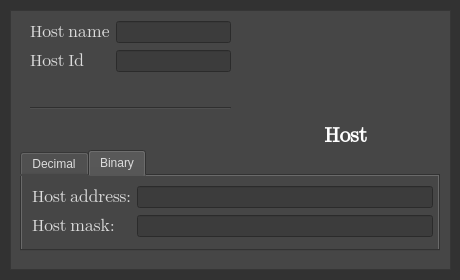
<?xml version="1.0" encoding="UTF-8"?>
<ui version="4.0">
 <class>HostDialog</class>
 <widget class="QDialog" name="HostDialog">
  <property name="geometry">
   <rect>
    <x>0</x>
    <y>0</y>
    <width>460</width>
    <height>280</height>
   </rect>
  </property>
  <property name="font">
   <font>
    <pointsize>12</pointsize>
    <weight>75</weight>
    <bold>true</bold>
   </font>
  </property>
  <property name="windowTitle">
   <string>Host</string>
  </property>
  <property name="windowIcon">
   <iconset resource="resources.qrc">
    <normaloff>:/resources/icons/host.ico</normaloff>:/resources/icons/host.ico</iconset>
  </property>
  <property name="styleSheet">
   <string notr="true">background-color: rgb(50, 50, 50);
color: rgb(220, 220, 220);</string>
  </property>
  <widget class="QFrame" name="frame">
   <property name="geometry">
    <rect>
     <x>10</x>
     <y>10</y>
     <width>441</width>
     <height>260</height>
    </rect>
   </property>
   <property name="font">
    <font>
     <weight>50</weight>
     <bold>false</bold>
    </font>
   </property>
   <property name="styleSheet">
    <string notr="true">background-color: rgb(70, 70, 70)</string>
   </property>
   <property name="frameShape">
    <enum>QFrame::StyledPanel</enum>
   </property>
   <property name="frameShadow">
    <enum>QFrame::Raised</enum>
   </property>
   <widget class="Line" name="line_2">
    <property name="geometry">
     <rect>
      <x>20</x>
      <y>90</y>
      <width>201</width>
      <height>16</height>
     </rect>
    </property>
    <property name="orientation">
     <enum>Qt::Horizontal</enum>
    </property>
   </widget>
   <widget class="QLabel" name="label_10">
    <property name="geometry">
     <rect>
      <x>290</x>
      <y>110</y>
      <width>91</width>
      <height>31</height>
     </rect>
    </property>
    <property name="font">
     <font>
      <family>Segoe UI Emoji</family>
      <pointsize>16</pointsize>
      <weight>75</weight>
      <bold>true</bold>
     </font>
    </property>
    <property name="styleSheet">
     <string notr="true">color: rgb(255, 255, 255);</string>
    </property>
    <property name="text">
     <string>Host</string>
    </property>
    <property name="alignment">
     <set>Qt::AlignCenter</set>
    </property>
   </widget>
   <widget class="QTabWidget" name="tabWidget">
    <property name="geometry">
     <rect>
      <x>10</x>
      <y>140</y>
      <width>420</width>
      <height>101</height>
     </rect>
    </property>
    <property name="tabPosition">
     <enum>QTabWidget::North</enum>
    </property>
    <property name="currentIndex">
     <number>1</number>
    </property>
    <widget class="QWidget" name="tab">
     <attribute name="title">
      <string>Decimal</string>
     </attribute>
     <widget class="QWidget" name="layoutWidget">
      <property name="geometry">
       <rect>
        <x>10</x>
        <y>10</y>
        <width>401</width>
        <height>54</height>
       </rect>
      </property>
      <layout class="QGridLayout" name="gridLayout">
       <item row="0" column="0">
        <widget class="QLabel" name="label_13">
         <property name="font">
          <font>
           <family>Segoe UI Emoji</family>
           <pointsize>13</pointsize>
           <weight>50</weight>
           <italic>false</italic>
           <bold>false</bold>
          </font>
         </property>
         <property name="text">
          <string>Host address:</string>
         </property>
        </widget>
       </item>
       <item row="1" column="0">
        <widget class="QLabel" name="label_16">
         <property name="font">
          <font>
           <family>Segoe UI Emoji</family>
           <pointsize>13</pointsize>
           <weight>50</weight>
           <italic>false</italic>
           <bold>false</bold>
          </font>
         </property>
         <property name="text">
          <string>Host mask:</string>
         </property>
        </widget>
       </item>
       <item row="0" column="1">
        <widget class="QLineEdit" name="hostAddressDecimal">
         <property name="enabled">
          <bool>false</bool>
         </property>
         <property name="styleSheet">
          <string notr="true">background-color: rgb(60, 60, 60);</string>
         </property>
         <property name="text">
          <string/>
         </property>
         <property name="frame">
          <bool>true</bool>
         </property>
         <property name="alignment">
          <set>Qt::AlignCenter</set>
         </property>
        </widget>
       </item>
       <item row="1" column="1">
        <widget class="QLineEdit" name="hostMaskDecimal">
         <property name="enabled">
          <bool>false</bool>
         </property>
         <property name="styleSheet">
          <string notr="true">background-color: rgb(60, 60, 60);</string>
         </property>
         <property name="text">
          <string/>
         </property>
         <property name="frame">
          <bool>true</bool>
         </property>
         <property name="alignment">
          <set>Qt::AlignCenter</set>
         </property>
        </widget>
       </item>
      </layout>
     </widget>
    </widget>
    <widget class="QWidget" name="tab_2">
     <attribute name="title">
      <string>Binary</string>
     </attribute>
     <widget class="QWidget" name="layoutWidget">
      <property name="geometry">
       <rect>
        <x>10</x>
        <y>9</y>
        <width>401</width>
        <height>54</height>
       </rect>
      </property>
      <layout class="QGridLayout" name="gridLayout_3">
       <item row="0" column="0">
        <widget class="QLabel" name="label_14">
         <property name="font">
          <font>
           <family>Segoe UI Emoji</family>
           <pointsize>13</pointsize>
           <weight>50</weight>
           <italic>false</italic>
           <bold>false</bold>
          </font>
         </property>
         <property name="text">
          <string>Host address:</string>
         </property>
        </widget>
       </item>
       <item row="1" column="0">
        <widget class="QLabel" name="label_15">
         <property name="font">
          <font>
           <family>Segoe UI Emoji</family>
           <pointsize>13</pointsize>
           <weight>50</weight>
           <italic>false</italic>
           <bold>false</bold>
          </font>
         </property>
         <property name="text">
          <string>Host mask:</string>
         </property>
        </widget>
       </item>
       <item row="0" column="1">
        <widget class="QLineEdit" name="hostAddressBinary">
         <property name="enabled">
          <bool>false</bool>
         </property>
         <property name="styleSheet">
          <string notr="true">background-color: rgb(60, 60, 60);</string>
         </property>
         <property name="text">
          <string/>
         </property>
         <property name="frame">
          <bool>true</bool>
         </property>
         <property name="alignment">
          <set>Qt::AlignCenter</set>
         </property>
        </widget>
       </item>
       <item row="1" column="1">
        <widget class="QLineEdit" name="hostMaskBinary">
         <property name="enabled">
          <bool>false</bool>
         </property>
         <property name="styleSheet">
          <string notr="true">background-color: rgb(60, 60, 60);</string>
         </property>
         <property name="text">
          <string/>
         </property>
         <property name="frame">
          <bool>true</bool>
         </property>
         <property name="alignment">
          <set>Qt::AlignCenter</set>
         </property>
        </widget>
       </item>
      </layout>
     </widget>
    </widget>
   </widget>
   <widget class="QPushButton" name="graphImage">
    <property name="enabled">
     <bool>false</bool>
    </property>
    <property name="geometry">
     <rect>
      <x>280</x>
      <y>10</y>
      <width>120</width>
      <height>120</height>
     </rect>
    </property>
    <property name="text">
     <string/>
    </property>
    <property name="flat">
     <bool>true</bool>
    </property>
   </widget>
   <widget class="QLineEdit" name="idLine">
    <property name="enabled">
     <bool>false</bool>
    </property>
    <property name="geometry">
     <rect>
      <x>310</x>
      <y>47</y>
      <width>61</width>
      <height>24</height>
     </rect>
    </property>
    <property name="font">
     <font>
      <pointsize>15</pointsize>
      <weight>75</weight>
      <bold>true</bold>
     </font>
    </property>
    <property name="styleSheet">
     <string notr="true">color: rgb(255, 255, 255);
background-color: rgba(255, 255, 255, 0);</string>
    </property>
    <property name="frame">
     <bool>false</bool>
    </property>
    <property name="alignment">
     <set>Qt::AlignCenter</set>
    </property>
   </widget>
   <widget class="QWidget" name="layoutWidget">
    <property name="geometry">
     <rect>
      <x>20</x>
      <y>10</y>
      <width>201</width>
      <height>54</height>
     </rect>
    </property>
    <layout class="QGridLayout" name="gridLayout_4">
     <item row="0" column="0">
      <widget class="QLabel" name="label_9">
       <property name="font">
        <font>
         <family>Segoe UI Emoji</family>
         <pointsize>13</pointsize>
         <weight>50</weight>
         <italic>false</italic>
         <bold>false</bold>
        </font>
       </property>
       <property name="text">
        <string>Host name</string>
       </property>
      </widget>
     </item>
     <item row="1" column="0">
      <widget class="QLabel" name="label_11">
       <property name="font">
        <font>
         <family>Segoe UI Emoji</family>
         <pointsize>13</pointsize>
         <weight>50</weight>
         <italic>false</italic>
         <bold>false</bold>
        </font>
       </property>
       <property name="text">
        <string>Host Id</string>
       </property>
      </widget>
     </item>
     <item row="0" column="1">
      <widget class="QLineEdit" name="hostName">
       <property name="enabled">
        <bool>false</bool>
       </property>
       <property name="styleSheet">
        <string notr="true">background-color: rgb(60, 60, 60);</string>
       </property>
       <property name="frame">
        <bool>true</bool>
       </property>
       <property name="alignment">
        <set>Qt::AlignCenter</set>
       </property>
      </widget>
     </item>
     <item row="1" column="1">
      <widget class="QLineEdit" name="hostId">
       <property name="enabled">
        <bool>false</bool>
       </property>
       <property name="styleSheet">
        <string notr="true">background-color: rgb(60, 60, 60);</string>
       </property>
       <property name="frame">
        <bool>true</bool>
       </property>
       <property name="alignment">
        <set>Qt::AlignCenter</set>
       </property>
      </widget>
     </item>
    </layout>
   </widget>
  </widget>
 </widget>
 <resources>
  <include location="resources.qrc"/>
 </resources>
 <connections/>
</ui>
